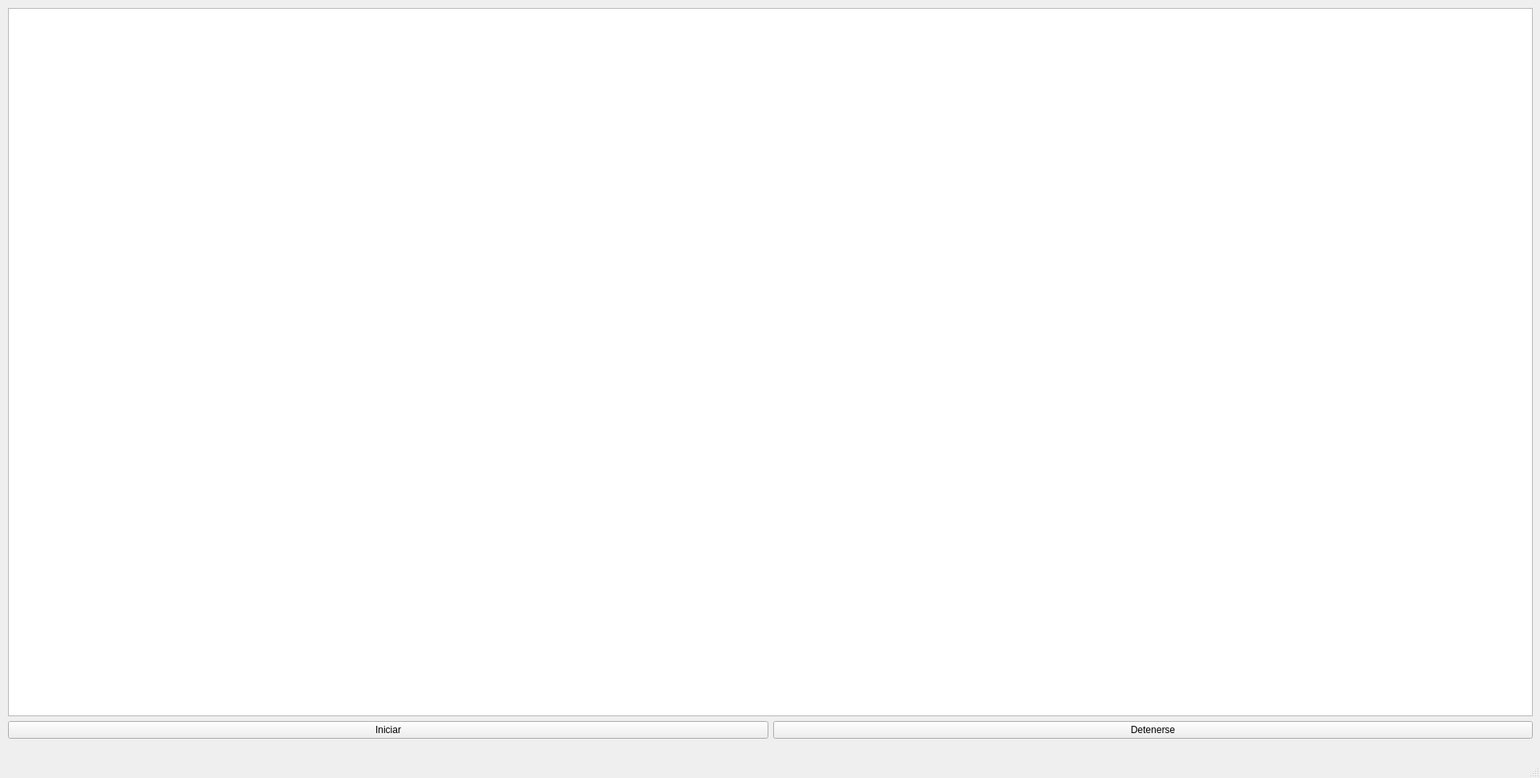
<?xml version="1.0" encoding="UTF-8"?>
<ui version="4.0">
 <class>MainWindow</class>
 <widget class="QMainWindow" name="MainWindow">
  <property name="windowModality">
   <enum>Qt::WindowModal</enum>
  </property>
  <property name="geometry">
   <rect>
    <x>0</x>
    <y>0</y>
    <width>1920</width>
    <height>970</height>
   </rect>
  </property>
  <property name="windowTitle">
   <string>Signal Monitor</string>
  </property>
  <property name="autoFillBackground">
   <bool>false</bool>
  </property>
  <widget class="QWidget" name="centralwidget">
   <widget class="QWidget" name="gridLayoutWidget">
    <property name="geometry">
     <rect>
      <x>10</x>
      <y>10</y>
      <width>1901</width>
      <height>911</height>
     </rect>
    </property>
    <layout class="QGridLayout" name="gridLayout">
     <item row="1" column="0">
      <layout class="QHBoxLayout" name="horizontalLayout_2">
       <item>
        <widget class="QPushButton" name="pushButton">
         <property name="text">
          <string>Iniciar</string>
         </property>
        </widget>
       </item>
       <item>
        <widget class="QPushButton" name="pushButton_2">
         <property name="text">
          <string>Detenerse</string>
         </property>
        </widget>
       </item>
      </layout>
     </item>
     <item row="0" column="0">
      <widget class="QGraphicsView" name="graphicsView"/>
     </item>
    </layout>
   </widget>
  </widget>
  <widget class="QMenuBar" name="menubar">
   <property name="geometry">
    <rect>
     <x>0</x>
     <y>0</y>
     <width>1920</width>
     <height>21</height>
    </rect>
   </property>
  </widget>
  <widget class="QStatusBar" name="statusbar"/>
 </widget>
 <resources/>
 <connections/>
</ui>
